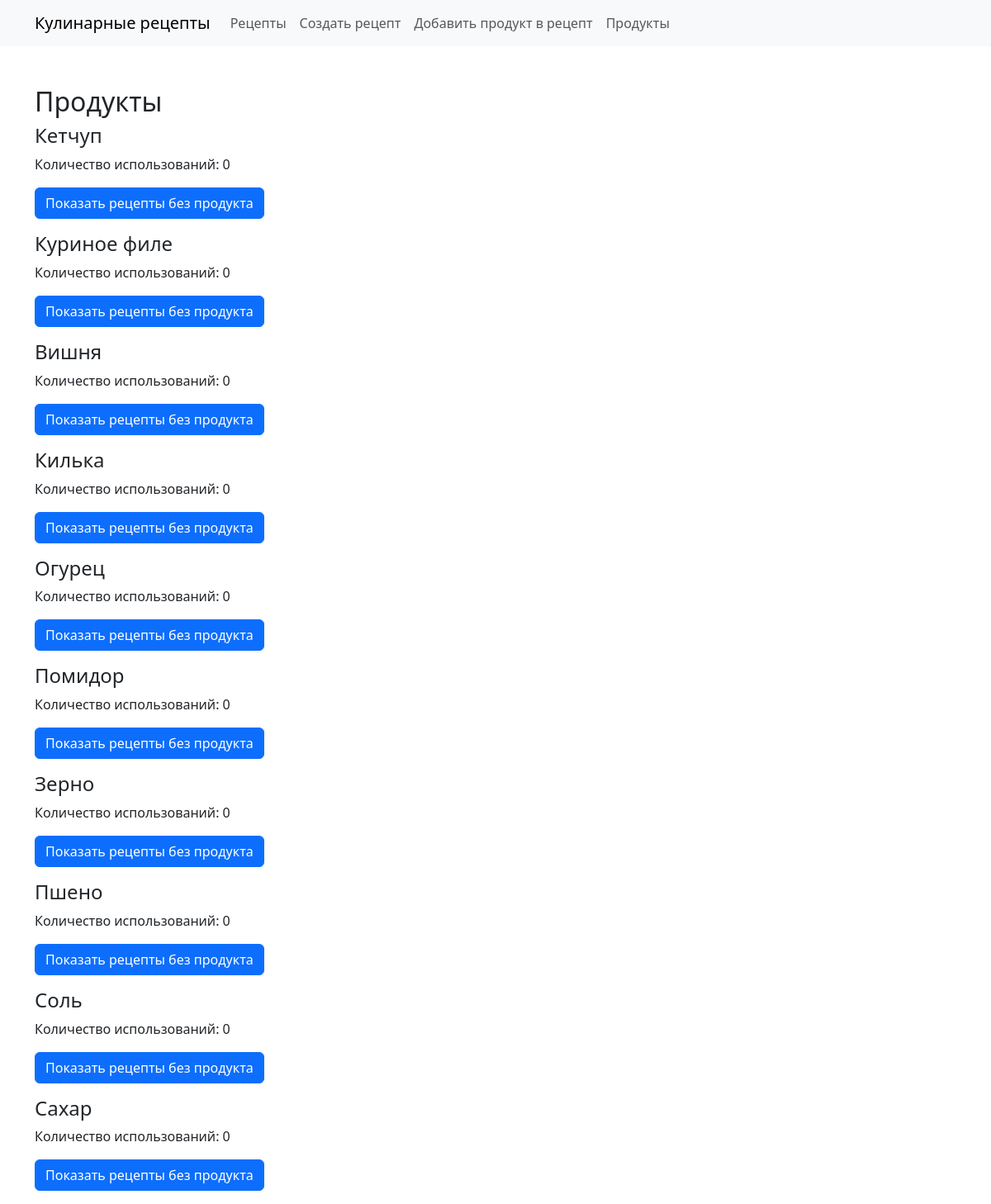
Screenshot of /products/ with the database file from the repository.
### apps/main/models.py (models this page shows, shortened)
class Product(models.Model):
    title = models.CharField(
        verbose_name = 'название продукта',
        max_length = 150,
        unique = True
    )
    times_used=  models.IntegerField(
        verbose_name = 'количество использований в рецептах',
        default = 0
    )
    class Meta:
        verbose_name = 'продукт'
        verbose_name_plural = 'продукты'
        ordering = ('-id',)

### apps/main/views.py (the view)
# urls.py: path('products/',products_view,name='products'),
def products_view(request:HttpRequest)->HttpResponse:
    template_name= 'products.html'
    products_qs = Product.objects.all()
    return render(
        request=request,
        template_name=template_name,
        context={
            'products':products_qs
        }
    )

### apps/main/templates/products.html (shortened to what this page needs)
<!DOCTYPE html>
<html lang="en">
<head>
    <link href="https://cdn.jsdelivr.net/npm/bootstrap@5.3.0/dist/css/bootstrap.min.css" rel="stylesheet">
</head>
<body>
<nav class="navbar navbar-expand-lg navbar-light bg-light">
    <div class="container">
        <a class="navbar-brand" href="{% url 'main_view' %}">Кулинарные рецепты</a>
        <div class="collapse navbar-collapse" id="navbarNav">
            <ul class="navbar-nav">
                <li class="nav-item">
                    <a class="nav-link" href="{% url 'recipes_view' %}">Рецепты</a>
                </li>
                <li class="nav-item">
                    <a class="nav-link" href="{% url 'make_recipe' %}">Создать рецепт</a>
                </li>
                <li class="nav-item">
                    <a class="nav-link" href="{% url 'add_product_to_recipe' %}">Добавить продукт в рецепт</a>
                </li>
                <li class="nav-item">
                    <a class="nav-link" href="{% url 'products' %}">Продукты</a>
                </li>
            </ul>
        </div>
    </div>
</nav>
<div class="container mt-5">
    <h2>Продукты</h2>
    {% for product in products %}
        <div class="mb-3">
            <h4>{{ product.title }}</h4>
            <p>Количество использований: {{ product.times_used }}</p>
            <form method="get" action="{% url 'show_recipes_without_product' %}">
                <button type="submit" class="btn btn-primary">Показать рецепты без продукта</button>
            </form>
        </div>
    {% endfor %}
</div>
</body>
</html>

### rows the page displays
Product: title "Кетчуп", times_used "0"
Product: title "Куриное филе", times_used "0"
Product: title "Вишня", times_used "0"
Product: title "Килька", times_used "0"
Product: title "Огурец", times_used "0"
Product: title "Помидор", times_used "0"
Product: title "Зерно", times_used "0"
Product: title "Пшено", times_used "0"
Product: title "Соль", times_used "0"
Product: title "Сахар", times_used "0"
